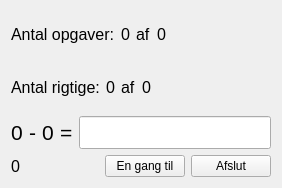
<?xml version="1.0" encoding="UTF-8"?>
<ui version="4.0">
 <class>MinusOpgaver</class>
 <widget class="QWidget" name="MinusOpgaver">
  <property name="geometry">
   <rect>
    <x>0</x>
    <y>0</y>
    <width>282</width>
    <height>188</height>
   </rect>
  </property>
  <property name="windowTitle">
   <string>Minus-opgaver</string>
  </property>
  <layout class="QVBoxLayout" name="verticalLayout">
   <item>
    <layout class="QHBoxLayout" name="horizontalLayout">
     <item>
      <widget class="QLabel" name="lab1_AntalText">
       <property name="font">
        <font>
         <pointsize>12</pointsize>
        </font>
       </property>
       <property name="text">
        <string>Antal opgaver:</string>
       </property>
      </widget>
     </item>
     <item>
      <widget class="QLabel" name="lab1_nummer">
       <property name="font">
        <font>
         <pointsize>12</pointsize>
        </font>
       </property>
       <property name="text">
        <string notr="true">0</string>
       </property>
      </widget>
     </item>
     <item>
      <widget class="QLabel" name="lab1_af">
       <property name="font">
        <font>
         <pointsize>12</pointsize>
        </font>
       </property>
       <property name="text">
        <string>af</string>
       </property>
      </widget>
     </item>
     <item>
      <widget class="QLabel" name="lab1_ialt">
       <property name="font">
        <font>
         <pointsize>12</pointsize>
        </font>
       </property>
       <property name="text">
        <string notr="true">0</string>
       </property>
      </widget>
     </item>
     <item>
      <spacer name="horizontalSpacer">
       <property name="orientation">
        <enum>Qt::Horizontal</enum>
       </property>
       <property name="sizeHint" stdset="0">
        <size>
         <width>40</width>
         <height>20</height>
        </size>
       </property>
      </spacer>
     </item>
    </layout>
   </item>
   <item>
    <layout class="QHBoxLayout" name="horizontalLayout_2">
     <item>
      <widget class="QLabel" name="lab2_AntalText">
       <property name="font">
        <font>
         <pointsize>12</pointsize>
        </font>
       </property>
       <property name="text">
        <string>Antal rigtige:</string>
       </property>
      </widget>
     </item>
     <item>
      <widget class="QLabel" name="labRigtige">
       <property name="font">
        <font>
         <pointsize>12</pointsize>
        </font>
       </property>
       <property name="text">
        <string notr="true">0</string>
       </property>
      </widget>
     </item>
     <item>
      <widget class="QLabel" name="lab2_af">
       <property name="font">
        <font>
         <pointsize>12</pointsize>
        </font>
       </property>
       <property name="text">
        <string>af</string>
       </property>
      </widget>
     </item>
     <item>
      <widget class="QLabel" name="labMulige">
       <property name="font">
        <font>
         <pointsize>12</pointsize>
        </font>
       </property>
       <property name="text">
        <string notr="true">0</string>
       </property>
      </widget>
     </item>
     <item>
      <spacer name="horizontalSpacer_2">
       <property name="orientation">
        <enum>Qt::Horizontal</enum>
       </property>
       <property name="sizeHint" stdset="0">
        <size>
         <width>40</width>
         <height>20</height>
        </size>
       </property>
      </spacer>
     </item>
    </layout>
   </item>
   <item>
    <layout class="QHBoxLayout" name="horizontalLayout_3">
     <item>
      <widget class="QLabel" name="labFirst">
       <property name="font">
        <font>
         <pointsize>16</pointsize>
        </font>
       </property>
       <property name="text">
        <string notr="true">0</string>
       </property>
      </widget>
     </item>
     <item>
      <widget class="QLabel" name="labMinus">
       <property name="font">
        <font>
         <pointsize>16</pointsize>
        </font>
       </property>
       <property name="text">
        <string notr="true">-</string>
       </property>
      </widget>
     </item>
     <item>
      <widget class="QLabel" name="labSecond">
       <property name="font">
        <font>
         <pointsize>16</pointsize>
        </font>
       </property>
       <property name="text">
        <string notr="true">0</string>
       </property>
      </widget>
     </item>
     <item>
      <widget class="QLabel" name="labEquals">
       <property name="font">
        <font>
         <pointsize>16</pointsize>
        </font>
       </property>
       <property name="text">
        <string notr="true">=</string>
       </property>
      </widget>
     </item>
     <item>
      <widget class="QLineEdit" name="leResult">
       <property name="font">
        <font>
         <pointsize>16</pointsize>
        </font>
       </property>
      </widget>
     </item>
    </layout>
   </item>
   <item>
    <layout class="QHBoxLayout" name="horizontalLayout_4">
     <item>
      <widget class="QLabel" name="labElapsed">
       <property name="font">
        <font>
         <pointsize>12</pointsize>
        </font>
       </property>
       <property name="text">
        <string>0</string>
       </property>
      </widget>
     </item>
     <item>
      <spacer name="horizontalSpacer_3">
       <property name="orientation">
        <enum>Qt::Horizontal</enum>
       </property>
       <property name="sizeHint" stdset="0">
        <size>
         <width>40</width>
         <height>20</height>
        </size>
       </property>
      </spacer>
     </item>
     <item>
      <widget class="QPushButton" name="btnOnceMore">
       <property name="text">
        <string>En gang til</string>
       </property>
      </widget>
     </item>
     <item>
      <widget class="QPushButton" name="btnExit">
       <property name="text">
        <string>Afslut</string>
       </property>
      </widget>
     </item>
    </layout>
   </item>
  </layout>
 </widget>
 <resources/>
 <connections/>
</ui>
